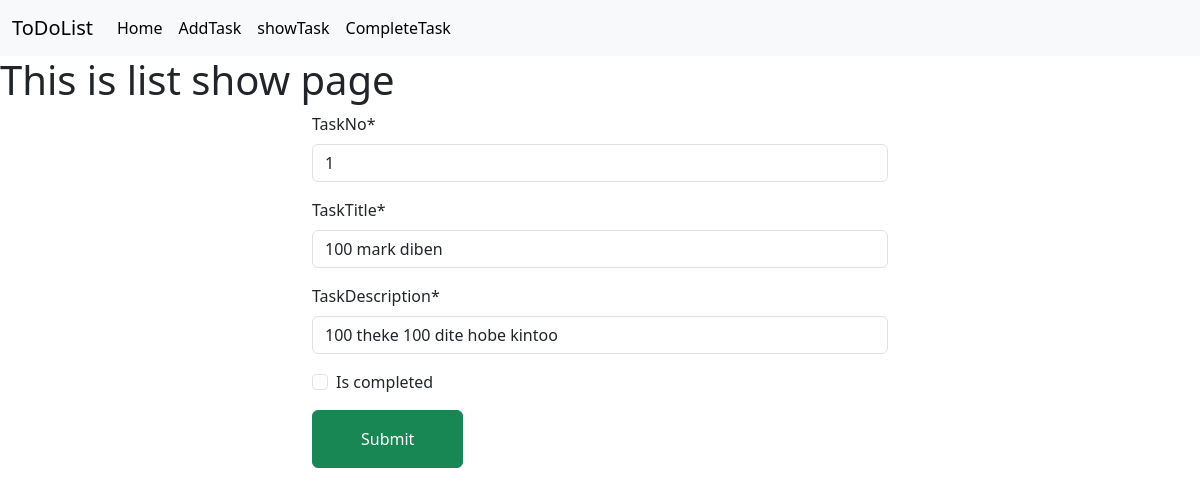
Screenshot of /EditTask/1 with the database file from the repository.
### firstApp/models.py (models this page shows, shortened)
class taskModel(models.Model):
    taskNo = models.IntegerField(primary_key=True)
    taskTitle = models.CharField(max_length=40);
    taskDescription = models.CharField(max_length=100);
    is_completed = models.BooleanField()

### firstApp/views.py (the view)
# urls.py: path('EditTask/<int:id>',views.editTask, name = "EditTask"),
def editTask(request,id):
    edtask = models.taskModel.objects.get(pk = id)
    form = forms.taskForm(instance = edtask)
    if request.method == 'POST':
        edtask = forms.taskForm(request.POST, instance = edtask)
        if edtask.is_valid():
            edtask.save()
            return redirect('showTask')
    return render(request, 'add.html',{'form' : form})

### firstApp/forms.py
class taskForm(forms.ModelForm):
    class Meta:
        model = models.taskModel
        fields = ['taskNo', 'taskTitle', 'taskDescription','is_completed']

### firstApp/templates/add.html (shortened to what this page needs)
{% extends 'home.html' %}
{% load crispy_forms_tags %}
{% block content %}
    <h1> This is list show page</h1>
   <div class="container w-50">
        <form method="post">
            {{form | crispy}}
            <button type="submit" class = "btn btn-success py-3 px-5">Submit</button>
        </form>
   </div>
{% endblock  %}

### rows the page displays
taskModel: taskNo "1", taskTitle "100 mark diben", taskDescription "100 theke 100 dite hobe kintoo"
